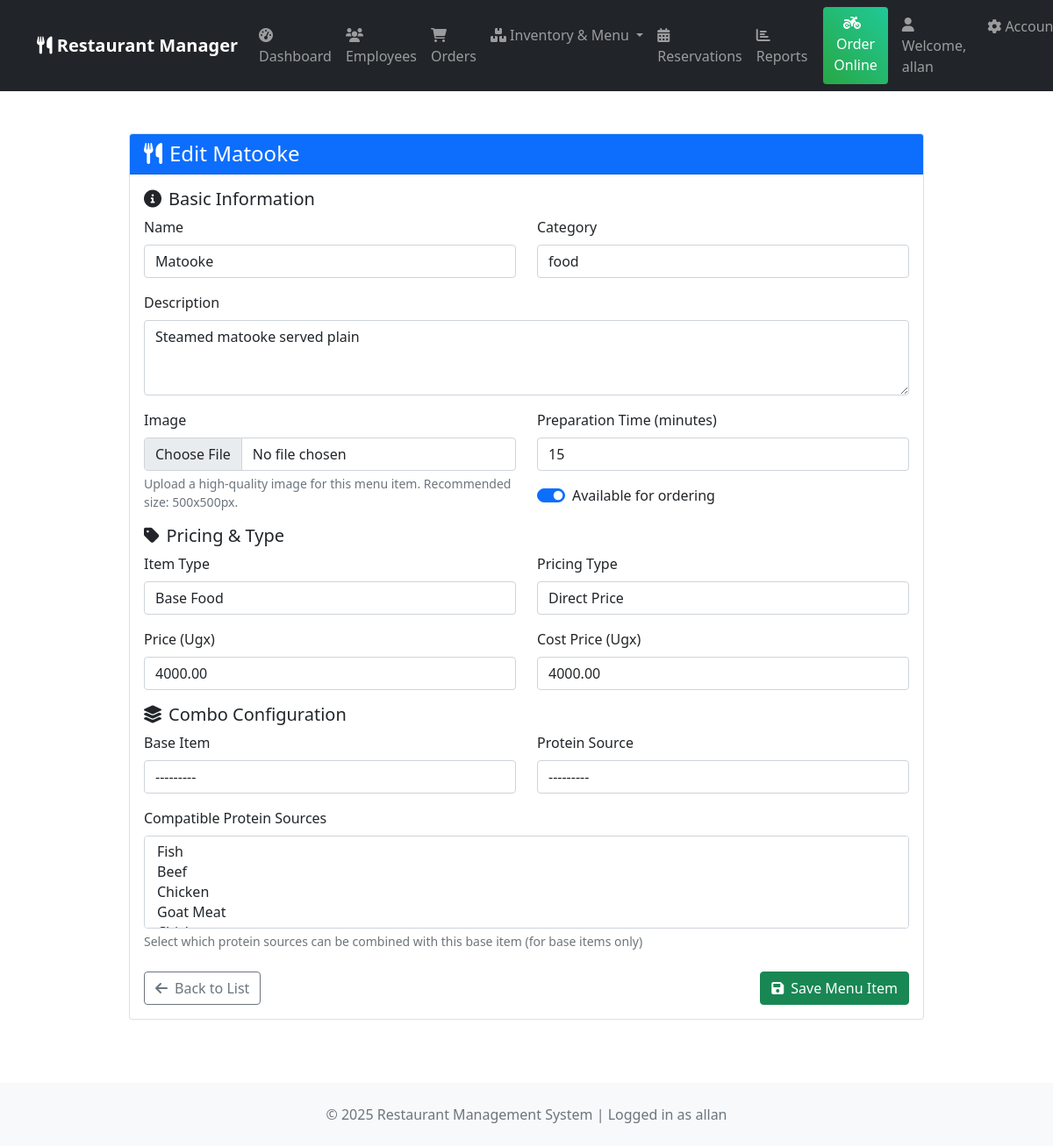
The app's page /inventory/menu/7/edit/ (signed in) with its own data.
### inventory/models.py (models this page shows, shortened)
class MenuItem(models.Model):
    PRICING_TYPES = [
        ('direct', 'Direct Price'),
        ('base', 'Base Item (Requires Source)'),
        ('source', 'Protein Source'),
        ('combo', 'Pre-defined Combo'),
    ]
    ITEM_TYPES = [
        ('base', 'Base Food'),
        ('source', 'Protein Source'),
        ('combo', 'Complete Meal'),
        ('beverage', 'Beverage'),
        ('side', 'Side Dish'),
    ]
    BASE_CATEGORIES = [
        ('free', 'Free Base Food'),
        ('premium', 'Premium Base Food'),
    ]
    name = models.CharField(max_length=200)
    description = models.TextField()
    category = models.ForeignKey('FoodCategory', on_delete=models.CASCADE)
    item_type = models.CharField(max_length=10, choices=ITEM_TYPES, default='combo')
    base_category = models.CharField(
        max_length=10,
        choices=BASE_CATEGORIES,
        blank=True,
        null=True,
        help_text="Only for base items - indicates if base is free or premium"
    )
    pricing_type = models.CharField(
        max_length=10,
        choices=PRICING_TYPES,
        default='direct'
    )
    price = models.DecimalField(
        max_digits=10,
        decimal_places=2,
        validators=[MinValueValidator(0)],
        null=True,
        blank=True
    )
    compatible_sources = models.ManyToManyField(
        'self',
        blank=True,
        symmetrical=False
    )
    base_item = models.ForeignKey(
        'self',
        on_delete=models.SET_NULL,
        null=True,
        blank=True,
        related_name='combo_as_base'
    )
    protein_source = models.ForeignKey(
        'self',
        on_delete=models.SET_NULL,
        null=True,
        blank=True,
        related_name='combo_as_source'
    )
    cost_price = models.DecimalField(
        max_digits=10,
        decimal_places=2,
        validators=[MinValueValidator(0)]
    )
    image = models.ImageField(
        upload_to=menu_item_image_path,
        null=True,
        blank=True,
        help_text="Upload image for this menu item"
    )
    is_available = models.BooleanField(default=True)
    preparation_time = models.PositiveIntegerField(help_text="Preparation time in minutes")
    branches = models.ManyToManyField('core.Branch', through='BranchMenuItem')  # Use string reference
    class Meta:
        verbose_name = "Menu Item"
        verbose_name_plural = "Menu Items"
    def __str__(self):
        return self.name

### inventory/views.py (the view)
# urls.py: path('menu/<int:pk>/edit/', views.menu_item_edit, name='menu_item_edit'),
@login_required
@user_passes_test(is_manager)
def menu_item_edit(request, pk):
    menu_item = get_object_or_404(MenuItem, pk=pk)
    if request.method == 'POST':
        form = MenuItemForm(request.POST, request.FILES, instance=menu_item)
        if form.is_valid():
            menu_item = form.save()
            messages.success(request, f'Menu item "{menu_item.name}" updated successfully!')
            return redirect('inventory:menu_list')
        else:
            messages.error(request, 'Please correct the errors below.')
    else:
        form = MenuItemForm(instance=menu_item)
    return render(request, 'inventory/menu_item_form.html', {
        'form': form,
        'title': f'Edit {menu_item.name}',
        'menu_item': menu_item
    })

### core/context_processors.py (called while the page is built)
def restaurant_info(request):
    try:
        restaurant = Restaurant.objects.first()
    except:
        restaurant = None
    return {
        'restaurant': restaurant
    }

### inventory/models.py (called while the page is built)
    def __str__(self):
        return self.name

### inventory/views.py (called while the page is built)
def is_manager(user):
    return user.groups.filter(name='Manager').exists() or user.is_staff

### templates/inventory/menu_item_form.html (shortened to what this page needs)
{% extends 'inventory/base_inventory.html' %}
{% load static %}
{% block inventory_content %}
<div class="row justify-content-center">
    <div class="col-lg-10">
        <div class="card">
            <div class="card-header bg-primary text-white">
                <h4 class="mb-0"><i class="fas fa-utensils me-2"></i>{{ title }}</h4>
            </div>
            <div class="card-body">
                <form method="post" enctype="multipart/form-data" novalidate>
                    <div class="form-section">
                        <h5><i class="fas fa-info-circle me-2"></i>Basic Information</h5>
                        <div class="row">
                            <div class="col-md-6">
                                <div class="mb-3">
                                    <label for="{{ form.name.id_for_label }}" class="form-label required-field">Name</label>
                                    {{ form.name }}
                                </div>
                            </div>
                            <div class="col-md-6">
                                <div class="mb-3">
                                    <label for="{{ form.category.id_for_label }}" class="form-label required-field">Category</label>
                                    {{ form.category }}
                                </div>
                            </div>
                        </div>
                        <div class="mb-3">
                            <label for="{{ form.description.id_for_label }}" class="form-label">Description</label>
                            {{ form.description }}
                        </div>
                        <div class="row">
                            <div class="col-md-6">
                                <div class="mb-3">
                                    <label for="{{ form.image.id_for_label }}" class="form-label">Image</label>
                                    {{ form.image }}
                                    <div class="form-text">
                                        Upload a high-quality image for this menu item. Recommended size: 500x500px.
                                    </div>
                                </div>
                            </div>
                            <div class="col-md-6">
                                <div class="mb-3">
                                    <label for="{{ form.preparation_time.id_for_label }}" class="form-label">Preparation Time (minutes)</label>
                                    {{ form.preparation_time }}
                                </div>
                                <div class="form-check form-switch mb-3">
                                    {{ form.is_available }}
                                    <label class="form-check-label" for="{{ form.is_available.id_for_label }}">
                                        Available for ordering
                                    </label>
                                </div>
                            </div>
                        </div>
                    </div>
                    <div class="form-section">
                        <h5><i class="fas fa-tag me-2"></i>Pricing & Type</h5>
                        <div class="row">
                            <div class="col-md-6">
                                <div class="mb-3">
                                    <label for="{{ form.item_type.id_for_label }}" class="form-label required-field">Item Type</label>
                                    {{ form.item_type }}
                                </div>
                            </div>
                            <div class="col-md-6">
                                <div class="mb-3">
                                    <label for="{{ form.pricing_type.id_for_label }}" class="form-label required-field">Pricing Type</label>
                                    {{ form.pricing_type }}
                                </div>
                            </div>
                        </div>
                        <div class="row">
                            <div class="col-md-6">
                                <div class="mb-3">
                                    <label for="{{ form.price.id_for_label }}" class="form-label">Price (Ugx)</label>
                                    {{ form.price }}
                                </div>
                            </div>
                            <div class="col-md-6">
                                <div class="mb-3">
                                    <label for="{{ form.cost_price.id_for_label }}" class="form-label required-field">Cost Price (Ugx)</label>
                                    {{ form.cost_price }}
                                </div>
                            </div>
                        </div>
                    </div>
                    <div class="form-section" id="combo-configuration">
                        <h5><i class="fas fa-layer-group me-2"></i>Combo Configuration</h5>
                        <div class="row">
                            <div class="col-md-6">
                                <div class="mb-3">
                                    <label for="{{ form.base_item.id_for_label }}" class="form-label">Base Item</label>
                                    {{ form.base_item }}
                                </div>
                            </div>
                            <div class="col-md-6">
                                <div class="mb-3">
                                    <label for="{{ form.protein_source.id_for_label }}" class="form-label">Protein Source</label>
                                    {{ form.protein_source }}
                                </div>
                            </div>
                        </div>
                        <div class="mb-3">
                            <label for="{{ form.compatible_sources.id_for_label }}" class="form-label">Compatible Protein Sources</label>
                            {{ form.compatible_sources }}
                            <div class="form-text">Select which protein sources can be combined with this base item (for base items only)</div>
                        </div>
                    </div>
                    <div class="d-flex justify-content-between mt-4">
                        <a href="{% url 'inventory:menu_list' %}" class="btn btn-outline-secondary">
                            <i class="fas fa-arrow-left me-2"></i>Back to List
                        </a>
                        <button type="submit" class="btn btn-success">
                            <i class="fas fa-save me-2"></i>Save Menu Item
                        </button>
                    </div>
                </form>
            </div>
        </div>
    </div>
</div>
{% endblock %}

### templates/base.html (shortened to what this page needs)
<!DOCTYPE html>
<html lang="en">
<head>
    <link href="https://cdn.jsdelivr.net/npm/bootstrap@5.1.3/dist/css/bootstrap.min.css" rel="stylesheet">
    <link href="https://cdnjs.cloudflare.com/ajax/libs/font-awesome/6.0.0/css/all.min.css" rel="stylesheet">
</head>
<body>
    <nav class="navbar navbar-expand-lg navbar-dark bg-dark">
        <div class="container">
            <a class="navbar-brand" href="{% url 'core:dashboard' %}">
                <i class="fas fa-utensils"></i>
                {% if restaurant %}
                    {{ restaurant.name }} Manager
                {% else %}
                    Restaurant Manager
                {% endif %}
            </a>
            <div class="collapse navbar-collapse" id="navbarNav">
                <ul class="navbar-nav me-auto">
                    {% if user.is_authenticated %}
                    <li class="nav-item">
                        <a class="nav-link" href="{% url 'core:dashboard' %}">
                            <i class="fas fa-tachometer-alt"></i> Dashboard
                        </a>
                    </li>
                    <li class="nav-item">
                        <a class="nav-link" href="{% url 'core:employee_list' %}">
                            <i class="fas fa-users"></i> Employees
                        </a>
                    </li>
                    <li class="nav-item">
                        <a class="nav-link" href="{% url 'orders:order_list' %}">
                            <i class="fas fa-shopping-cart"></i> Orders
                        </a>
                    </li>
                    <li class="nav-item dropdown">
                        <a class="nav-link dropdown-toggle" href="#" role="button" data-bs-toggle="dropdown">
                            <i class="fas fa-boxes"></i> Inventory & Menu
                        </a>
                    </li>
                    <li class="nav-item">
                        <a class="nav-link" href="{% url 'reservations:reservation_dashboard' %}">
                            <i class="fas fa-calendar-alt"></i> Reservations
                        </a>
                    </li>
                    <li class="nav-item">
                        <a class="nav-link" href="{% url 'reports:reports_dashboard' %}">
                            <i class="fas fa-chart-bar"></i> Reports
                        </a>
                    </li>
                    {% endif %}
                </ul>
                <div class="navbar-nav">
                    <a class="btn btn-success online-order-btn me-3" href="{% url 'orders:online_order' %}">
                        <i class="fas fa-motorcycle me-2"></i>Order Online
                    </a>
                    {% if user.is_authenticated %}
                        <span class="navbar-text me-3">
                            <i class="fas fa-user"></i> Welcome, {{ user.get_full_name|default:user.username }}
                        </span>
                        <div class="nav-item dropdown">
                            <a class="nav-link dropdown-toggle" href="#" role="button" data-bs-toggle="dropdown">
                                <i class="fas fa-cog"></i> Account
                            </a>
                        </div>
                    {% else %}
                        <a class="nav-link" href="{% url 'login' %}">
                            <i class="fas fa-sign-in-alt"></i> Login
                        </a>
                    {% endif %}
                </div>
            </div>
        </div>
    </nav>
    <div class="container mt-4">
        {% block content %}
        {% endblock %}
    </div>
    <footer class="mt-5 py-4 bg-light">
        <div class="container text-center">
            <p class="text-muted mb-0">
                &copy; {% now "Y" %} Restaurant Management System
                {% if user.is_authenticated %}
                | Logged in as {{ user.username }}
                {% endif %}
            </p>
        </div>
    </footer>
</body>
</html>

### templates/base.html (style rules this page uses)
.navbar-brand { font-weight: 600; }
.navbar-nav .nav-link { padding: 8px 15px; margin: 2px 0; border-radius: 5px; transition: all 0.3s ease; }
.online-order-btn { background: linear-gradient(45deg, #28a745, #20c997); border: none; margin-left: 10px; }

### records on screen
MenuItem: name "Matooke", category "food", description "Steamed matooke served plain", preparation_time "15", is_available "☑", item_type "Base Food", pricing_type "Direct Price", price "4000.00", cost_price "4000.00", base_item "---------", protein_source "---------"

### other values on screen
{{ user.get_full_name|default:user.username }} "allan"
{{ title }} "Edit Matooke"
{{ user.username }} "allan"
